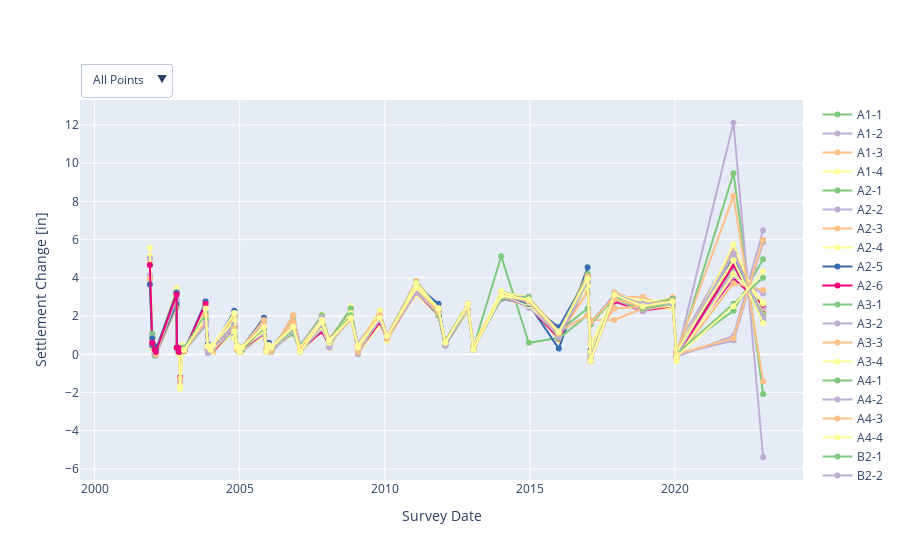

Here is the notebook cell this chart was saved with:
### Code cell
# Plot Change in Settlement between each survey
df = settlement_delta #change based on dataframe to plot

# Identify the groupings based on the pod
maps = {'A1':['A1-1', 'A1-2', 'A1-3', 'A1-4'],
        'A2':['A2-1', 'A2-2', 'A2-3', 'A2-4', 'A2-5','A2-6'],
        'A3':['A3-1', 'A3-2', 'A3-3', 'A3-4'],
        'A4':['A4-1', 'A4-2', 'A4-3', 'A4-4'],
       'B1':['B1-1', 'B1-2', 'B1-3', 'B1-4'],
        'B2':['B2-1', 'B2-2', 'B2-3', 'B2-4', 'B2-5','B2-6'],
        'B3':['B3-1', 'B3-2', 'B3-3', 'B3-4'],
        'B4':['B4-1', 'B4-2', 'B4-3', 'B4-4'],}

# plotly figure
fig = go.Figure()

for column in df:
        fig.add_trace(go.Scatter(
            x=df.index,
            y=df[column],
            name= column,
            mode = 'lines+markers',
            marker_color = color_dict[column]
        ))

fig.update_layout(xaxis_title="Survey Date",
                 yaxis_title="Settlement Change [in]")

# groups and trace visibilities
group = []
vis = []
visList = []
for m in maps.keys():
    for col in df.columns:
        if col in maps[m]:
            vis.append(True)
        else:
            vis.append(False)
    group.append(m)
    visList.append(vis)
    vis = []

# buttons for each group
buttons = []
for i, g in enumerate(group):
    button =  dict(label=g,
                   method = 'restyle',
                    args = ['visible',visList[i]])
    buttons.append(button)

buttons = [{'label': 'All Points',
                 'method': 'restyle',
                 'args': ['visible', [True, True, True, True, True, True]]}] + buttons

                     

# update layout with buttons                       
fig.update_layout(
    updatemenus=[
        dict(
        type="dropdown",
        direction="down",
        buttons = buttons,
            pad={"r": 10, "t": 10},
            showactive=True,
            x=0.0,
            xanchor="left",
            y=1.01,
            yanchor="bottom")
    ],
)

#fig.write_html("C:/Users/RDCRLWKR/Documents/Active Projects/South Pole Foundation/Technical/Figures/settlement_delta.html")
fig.show()
